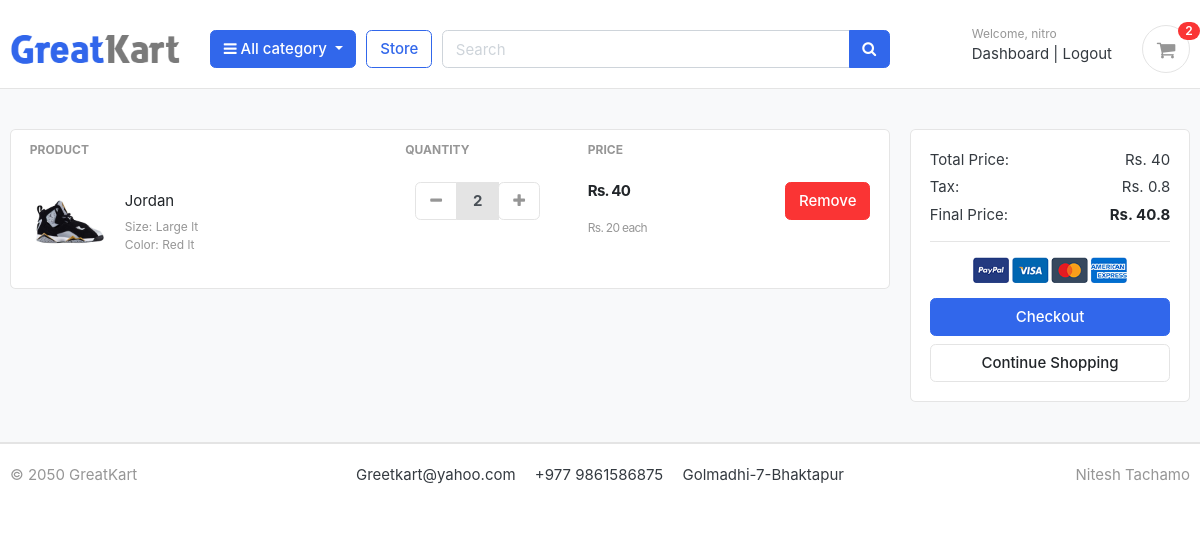
The app's page /cart/ (signed in), older data.
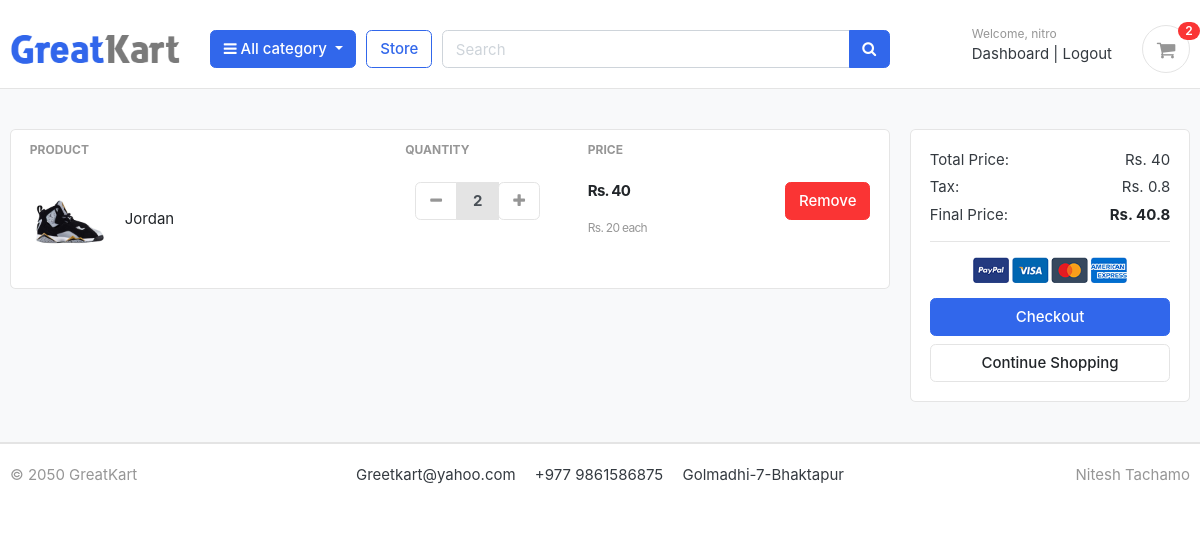
The same page, newer data.
### accounts/models.py (models this page shows, shortened)
class Account(AbstractBaseUser):
    first_name=models.CharField(max_length=50)
    last_name=models.CharField(max_length=50)
    username=models.CharField(max_length=50,unique=True)
    email=models.EmailField(max_length=100,unique=True)
    phone_number=models.CharField(max_length=50)
    date_joined=models.DateTimeField(auto_now_add=True)
    last_login=models.DateTimeField(auto_now_add=True)
    is_admin =models.BooleanField(default=False)
    is_staff =models.BooleanField(default=False)
    is_active =models.BooleanField(default=False)
    is_superadmin =models.BooleanField(default=False)
    USERNAME_FIELD='email'
    REQUIRED_FIELDS=['username','first_name','last_name']
    objects=MyAccountManager()

### carts/models.py (models this page shows, shortened)
class CartItem(models.Model):
    user=models.ForeignKey(Account, on_delete=models.CASCADE, null=True)
    product = models.ForeignKey(Product, on_delete=models.CASCADE)
    variations = models.ManyToManyField(Variation, blank=True)  # Multiple variations can be added for the same product
    cart = models.ForeignKey(Cart, on_delete=models.CASCADE,null=True)
    quantity = models.IntegerField()
    is_active = models.BooleanField(default=True)
    def sub_total(self):
        size = 1
        size_variation = self.variations.filter(variation_category__iexact='size').first()
        if size_variation:
            try:
                size = int(size_variation.variation_value)
            except (ValueError, TypeError):
                size = 1  # fallback if not an integer
        return self.product.price * size * self.quantity
    @property
    def unit_price_with_size(self):
        size = 1
        size_variation = self.variations.filter(variation_category__iexact='size').first()
        if size_variation:
            try:
                size = int(size_variation.variation_value)
            except (ValueError, TypeError):
                size = 1
        return self.product.price * size

### store/models.py (models this page shows, shortened)
class Product(models.Model):
    product_name=models.CharField(max_length=200,unique=True)
    slug=models.SlugField(max_length=255,unique=True)
    description =models.TextField(max_length=500,blank=True)
    price=models.IntegerField()
    images=models.ImageField(upload_to='photos/products')
    stock=models.IntegerField()
    is_available=models.BooleanField(default=True)
    category =models.ForeignKey(Category,on_delete=models.CASCADE)
    created_date=models.DateTimeField(auto_now_add=True)
    modified_date=models.DateTimeField(auto_now=True)
    rating = models.FloatField(default=0.0)  # Out of 5
    click_count = models.PositiveIntegerField(default=0)
    def get_url(self):
        return reverse('product_detail', args=[self.category.slug, self.slug])

class Variation(models.Model):
    product=models.ForeignKey(Product,on_delete=models.CASCADE)
    variation_category=models.CharField(max_length=100,choices=variation_category_choice)
    variation_value=models.IntegerField()
    is_active=models.BooleanField(default=True)
    created_data=models.DateTimeField(auto_now_add=True)
    objects=VariationManager()

### carts/views.py (the view)
# urls.py: path('cart/', include('carts.urls')),
def cart(request, total=0, quantity=0, cart_items=None):
    try:
        tax = 0
        grand_total = 0
        if request.user.is_authenticated:
            cart_items = CartItem.objects.filter(user=request.user,is_active=True)
        else:
            cart = Cart.objects.get(cart_id=_cart_id(request))
            cart_items = CartItem.objects.filter(cart=cart, is_active=True)
        for cart_item in cart_items:
            total += cart_item.sub_total()
            quantity += cart_item.quantity
        tax = (2 * total) / 100
        grand_total = total + tax
    except ObjectDoesNotExist:
        cart_items = []
    context = {
        'total': total,
        'quantity': quantity,
        'cart_items': cart_items,
        'tax': tax,
        'grand_total': grand_total,
    }
    return render(request, 'store/cart.html', context)

### templates/store/cart.html (shortened to what this page needs)
{% extends 'base.html' %}
{% load static %}
{% block content %}
<section class="section-content padding-y bg">
  <div class="container">
    {% if not cart_items %}
      <h2 class="text-center">Your Shopping Cart is empty.</h2>
      <br />
      <div class="text-center">
        <a href="{% url 'store' %}" class="btn btn-primary">Continue Shopping</a>
      </div>
    {% else %}
      <div class="row">
        <aside class="col-lg-9">
          <div class="card">
            <table class="table table-borderless table-shopping-cart">
              <thead class="text-muted">
                <tr class="small text-uppercase">
                  <th scope="col">Product</th>
                  <th scope="col" width="120">Quantity</th>
                  <th scope="col" width="120">Price</th>
                  <th scope="col" class="text-right" width="200"></th>
                </tr>
              </thead>
              <tbody>
                {% for cart_item in cart_items %}
                <tr>
                  <td>
                    <figure class="itemside align-items-center">
                      <div class="aside">
                        <img
                          src="{{ cart_item.product.images.url }}"
                          class="img-sm"
                          style="height: 80px; width: 80px; object-fit: cover"
                        />
                      </div>
                      <figcaption class="info">
                        <a
                          href="{{ cart_item.product.get_url }}"
                          class="title text-dark"
                          >{{ cart_item.product.product_name }}</a
                        >
                        <p class="text-muted small">
                          {% for item in cart_item.variations.all %}
                            {{ item.variation_category|capfirst }}: {{ item.variation_value|capfirst }} lt<br />
                          {% endfor %}
                        </p>
                      </figcaption>
                    </figure>
                  </td>
                  <td>
                    <div class="col">
                      <div class="input-group input-spinner">
                        <div class="input-group-prepend">
                          <a
                            href="{% url 'remove_cart' cart_item.product.id cart_item.id %}"
                            class="btn btn-light"
                            type="button"
                          >
                            <i class="fa fa-minus"></i>
                          </a>
                        </div>
                        <input
                          type="text"
                          class="form-control"
                          value="{{ cart_item.quantity }}"
                          readonly
                        />
                        <div class="input-group-append">
                          <form
                            action="{% url 'add_cart' cart_item.product.id %}"
                            method="POST"
                          >
                            <button type="submit" class="btn btn-light">
                              <i class="fa fa-plus"></i>
                            </button>
                          </form>
                        </div>
                      </div>
                    </div>
                  </td>
                  <td>
                    <div class="price-wrap">
                      <var class="price">Rs. {{ cart_item.sub_total }}</var><br />
                      <small class="text-muted">Rs. {{ cart_item.unit_price_with_size }} each</small>
                    </div>
                  </td>
                  <td class="text-right">
                    <a
                      href="{% url 'remove_cart_item' cart_item.product.id cart_item.id %}"
                      onclick="return confirm('Are you sure you want to delete this ?')"
                      class="btn btn-danger"
                    >Remove</a>
                  </td>
                </tr>
                {% endfor %}
              </tbody>
            </table>
          </div>
        </aside>
        <aside class="col-lg-3">
          <div class="card">
            <div class="card-body">
              <dl class="dlist-align">
                <dt>Total Price:</dt>
                <dd class="text-right">Rs. {{ total }}</dd>
              </dl>
              <dl class="dlist-align">
                <dt>Tax:</dt>
                <dd class="text-right">Rs. {{ tax }}</dd>
              </dl>
              <dl class="dlist-align">
                <dt>Final Price:</dt>
                <dd class="text-right text-dark b">
                  <strong>Rs. {{ grand_total }}</strong>
                </dd>
              </dl>
              <hr />
              <p class="text-center mb-3">
                <img src="{% static 'images/misc/payments.png' %}" height="26" />
              </p>
              <a href="{% url 'checkout' %}" class="btn btn-primary btn-block">Checkout</a>
              <a href="{% url 'store' %}" class="btn btn-light btn-block">Continue Shopping</a>
            </div>
          </div>
        </aside>
      </div>
    {% endif %}
  </div>
</section>
{% endblock %}

### templates/base.html (shortened to what this page needs)
{% load static %}
<!DOCTYPE html>
<html lang="en">
  <head>
    <link
      href="{% static 'css/bootstrap.css' %}"
      rel="stylesheet"
      type="text/css"
    />
    <link
      href="{% static 'fonts/fontawesome/css/all.min.css' %}"
      rel="stylesheet"
    />
    <link rel="stylesheet" href="https://cdnjs.cloudflare.com/ajax/libs/font-awesome/4.7.0/css/font-awesome.min.css">
    <link href="{% static 'css/ui.css' %}" rel="stylesheet" type="text/css" />
    <link href="{% static 'css/custom.css' %}" rel="stylesheet" type="text/css" />
    <link
      href="{% static 'css/responsive.css' %}"
      rel="stylesheet"
      media="only screen and (max-width: 1200px)"
    />
  </head>
  <body>
    {% include "includes/navbar.html" %} {% block content %} {% endblock %}
     {%include "includes/footer.html" %}
  </body>
</html>

### templates/includes/navbar.html (shortened to what this page needs)
{% load static %}
<header class="section-header">
    <section class="header-main border-bottom" style="margin-top: 10px;">
        <div class="container">
    <div class="row align-items-center">
        <div class="col-lg-2 col-md-3 col-6">
            <a href="/" class="brand-wrap">
                <img class="logo" src="{% static 'images/logo.png' %}">
            </a>
        </div>
        <div class="col-lg col-sm col-md col-6 flex-grow-0">
            <div class="category-wrap dropdown d-inline-block float-right">
                <button type="button" class="btn btn-primary dropdown-toggle" data-toggle="dropdown">
                    <i class="fa fa-bars"></i> All category
                </button>
            </div>
        </div>
        <a href="{% url 'store' %}" class="btn btn-outline-primary">Store</a>
        <div class="col-lg col-md-6 col-sm-12 col">
            <form action=" {% url "search" %}" class="search" method="GET">
                <div class="input-group w-100">
                    <input type="text" class="form-control" style="width:60%;" placeholder="Search" name="keyword">
                    <div class="input-group-append">
                      <button class="btn btn-primary" type="submit">
                        <i class="fa fa-search"></i>
                      </button>
                    </div>
                </div>
            </form>
        </div>
        <div class="col-lg-3 col-sm-6 col-8 order-2 order-lg-3">
            <div class="d-flex justify-content-end mb-3 mb-lg-0">
                {% if user.is_authenticated %}
                <div class="widget-header">
                    <small class="title text-muted">Welcome, {{ user.first_name }}</small>
                    <div>
                        <a href="{% url "dashboard" %}">Dashboard</a> <span class="dark-transp"> | </span>
                        <a href="{% url 'logout' %}">Logout</a>
                    </div>
                </div>
            {% endif %}
                <a href=" {% url "cart" %}" class="widget-header pl-3 ml-3">
                    <div class="icon icon-sm rounded-circle border"><i class="fa fa-shopping-cart"></i></div>
                    <span class="badge badge-pill badge-danger notify">{{ cart_count}}</span>
                </a>
            </div>
        </div>
    </div>
        </div>
    </section>
    </header>

### templates/includes/footer.html (shortened to what this page needs)
{% load static %}
<footer class="section-footer border-top">
	<div class="container">
		<section class="footer-bottom border-top row">
			<div class="col-md-2">
				<p class="text-muted"> &copy; 2050 GreatKart </p>
			</div>
			<div class="col-md-8 text-md-center">
				<span class="px-2">Greetkart@yahoo.com</span>
				<span class="px-2">+977 9861586875</span>
				<span class="px-2">Golmadhi-7-Bhaktapur</span>
			</div>
			<div class="col-md-2 text-md-right text-muted">
			<p class="text-muted"> Nitesh Tachamo </p>
			</div>
		</section>
	</div>
</footer>
</body>
</html>

Row changes from the older to the newer data that the page shows:
removed Variation: variation_category "Size", variation_value "Large"
removed Variation: variation_category "Color", variation_value "Red"
